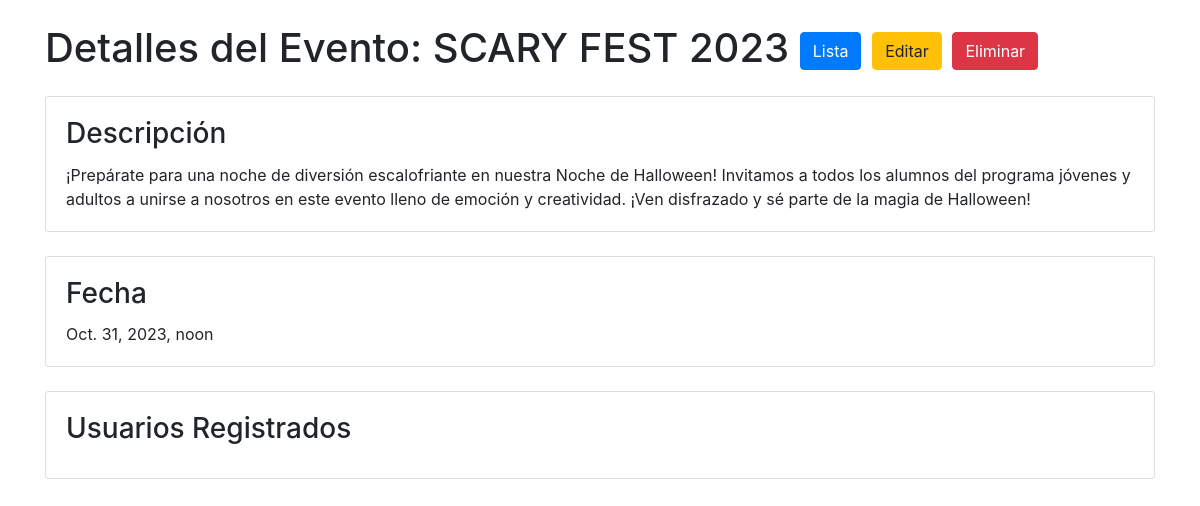
Page /eventos/evento/2/ on the committed database.
### eventos/models.py (models this page shows, shortened)
class Evento(models.Model):
    nombre = models.CharField(max_length=200)
    descripcion = models.TextField()
    fecha = models.DateTimeField()
    organizador = models.ForeignKey(Usuario, on_delete=models.CASCADE)

### eventos/views.py (the view)
# urls.py: path('evento/<int:evento_id>/', views.detalle_evento, name='detalle_evento'),
def detalle_evento(request, evento_id):
    evento = get_object_or_404(Evento, id=evento_id)
    usuarios_registrados = evento.registroevento_set.all()  # Obtiene los usuarios registrados en este evento
    return render(request, 'eventos/detalle_evento.html', {'evento': evento, 'usuarios_registrados': usuarios_registrados})

### eventos/templates/eventos/detalle_evento.html (shortened to what this page needs)
<!DOCTYPE html>
<html>
<head>
  <link rel="stylesheet" href="https://maxcdn.bootstrapcdn.com/bootstrap/4.0.0/css/bootstrap.min.css">
</head>
<body>
  <div class="container">
    <h1 class="my-4">Detalles del Evento: {{ evento.nombre }}
      <a href="{% url 'lista_eventos' %}"class="btn btn-primary"> Lista</a>
      <a href="{% url 'editar_evento' evento.id %}" class="btn btn-warning">Editar</a>
      <form method="post" action="{% url 'eliminar_evento' evento.id %}" class="d-inline">
        <button type="submit" class="btn btn-danger"
          onclick="return confirm('¿Está seguro de que desea eliminar este evento?')">Eliminar</button>
      </form>
    </h1>
    <div class="card">
      <div class="card-body">
        <h3 class="card-title">Descripción</h3>
        <p class="card-text">{{ evento.descripcion }}</p>
      </div>
    </div>
    <div class="card mt-4">
      <div class="card-body">
        <h3 class="card-title">Fecha</h3>
        <p class="card-text">{{ evento.fecha }}</p>
      </div>
    </div>
    <div class="card mt-4">
      <div class="card-body">
        <h3 class="card-title">Usuarios Registrados</h3>
      </div>
    </div>
  </div>
</body>
</html>

### rows in the picture
Evento: nombre "SCARY FEST 2023", descripcion "¡Prepárate para una noche de diversión escalofriante en nuestra Noche de Halloween! Invitamos a todos los alumnos del programa jóvenes y adultos a unirse a nosotros en este evento lleno de emoción y creatividad. ¡Ven disfrazado y sé parte de la magia de Halloween!", fecha "Oct. 31, 2023, noon"
